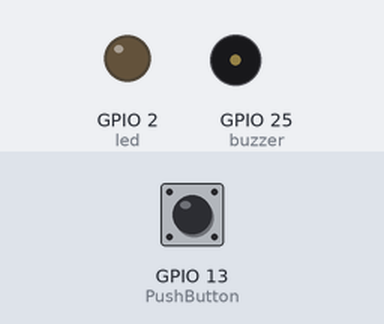
Bench run of a sketch on a simulated ESP32. On the bench: output pins drawn as LEDs (lit = HIGH), buzzer (waves = sounding, pin HIGH). Inputs (shaded band) come from the test bench; at power-on: GPIO 13 (PushButton) LOW. What the sketch prints to the serial monitor is not drawn.

Above: at 1.2 s.
1.3 s: GPIO 13 (PushButton) pulled HIGH for 0.15 s
At 1.8 s:
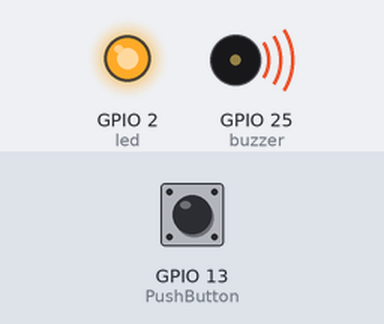
4.4 s: GPIO 13 (PushButton) pulled HIGH for 1 s
At 6.9 s:
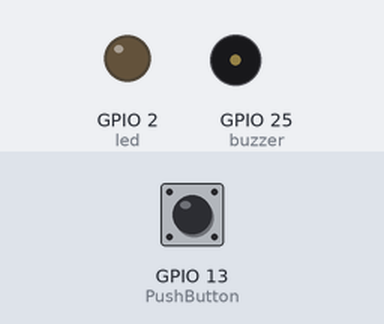
7.9 s: GPIO 13 (PushButton) pulled HIGH for 3.2 s
At 9.2 s:
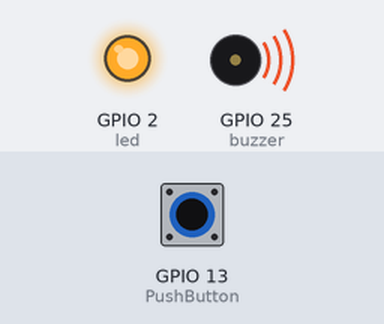
Timing chart, 0 to 13.4 s (numbered marks = the images above; inputs shaded):
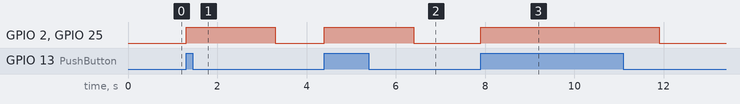

The sketch:

push_button.ino
```cpp
const int PushButton = 13;
const int buzzer = 25;
const int led = 2;

void setup()
{
  Serial.begin(115200);
  Serial.println("start");
  pinMode(PushButton, INPUT);
  pinMode(buzzer,OUTPUT);
  pinMode(led,OUTPUT);
}

void loop()

{
  int Push_button_state = digitalRead(PushButton);

  if ( Push_button_state == HIGH )
  {
    Serial.println("high");
    digitalWrite(buzzer,HIGH);
    digitalWrite(led,HIGH);
    delay(2000);
  }
  else
  {
  Serial.println("low");
  digitalWrite(buzzer,LOW);
  digitalWrite(led,LOW);
  }
}
```

Measured:
- after the input at 1.3 s, GPIO 2 (led), GPIO 25 (buzzer): LOW → HIGH at once, → LOW 2.0 s later
- after the input at 4.4 s, GPIO 2 (led), GPIO 25 (buzzer): LOW → HIGH at once, → LOW 2.0 s later
- after the input at 7.9 s, GPIO 2 (led), GPIO 25 (buzzer): LOW → HIGH at once, → LOW 4.0 s later
